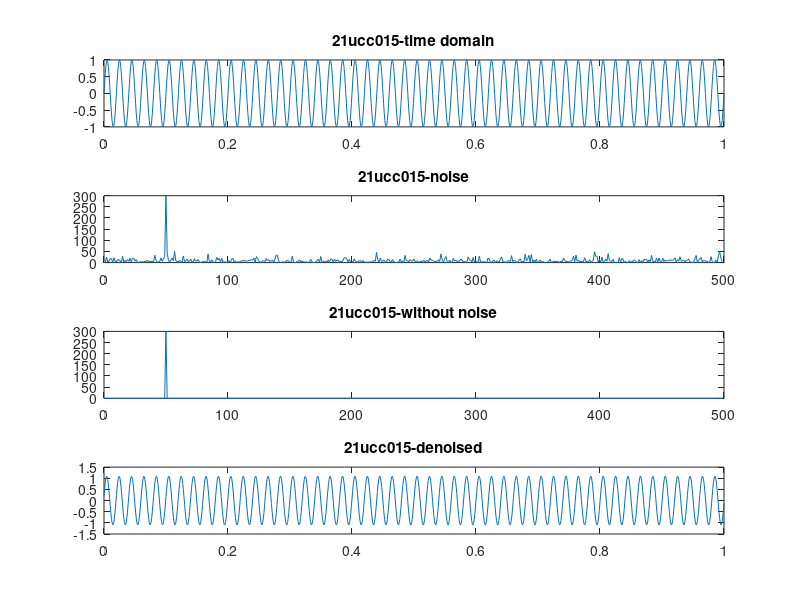

Reproduce this figure in MATLAB.
clc
close all
clear all
dt=0.001;
t=0:dt:1;
n=length(t);
l=1:floor(n/2);
s=sin(2*pi*50*t);
noise=3*randn(1,n);
fr=(1/(dt*n))*[0:n];
x=s+noise;
f=fft(x,n);
fa=abs(f);
psd=(abs(f).^2)/n;
r=psd>0.4*max(psd); % to remove noise.
psdnew=r.*psd;
fnew=r.*f;
xnew=ifft(fnew);
subplot(411);
plot(t,s);
title("21ucc015-time domain");
subplot(412);
plot(fr(l),psd(l));
title("21ucc015-noise");
subplot(413);
plot(fr(l),psdnew(l));
title("21ucc015-without noise");
subplot(414);
plot(t,xnew);
title("21ucc015-denoised");
